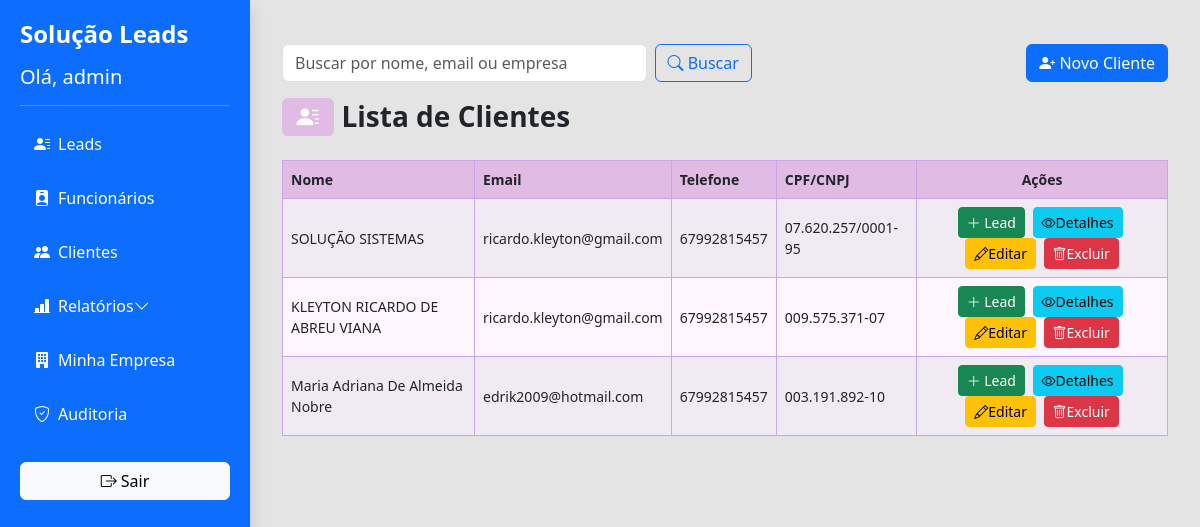
/listar_clientes (signed in), run on an earlier commit of the app's database.
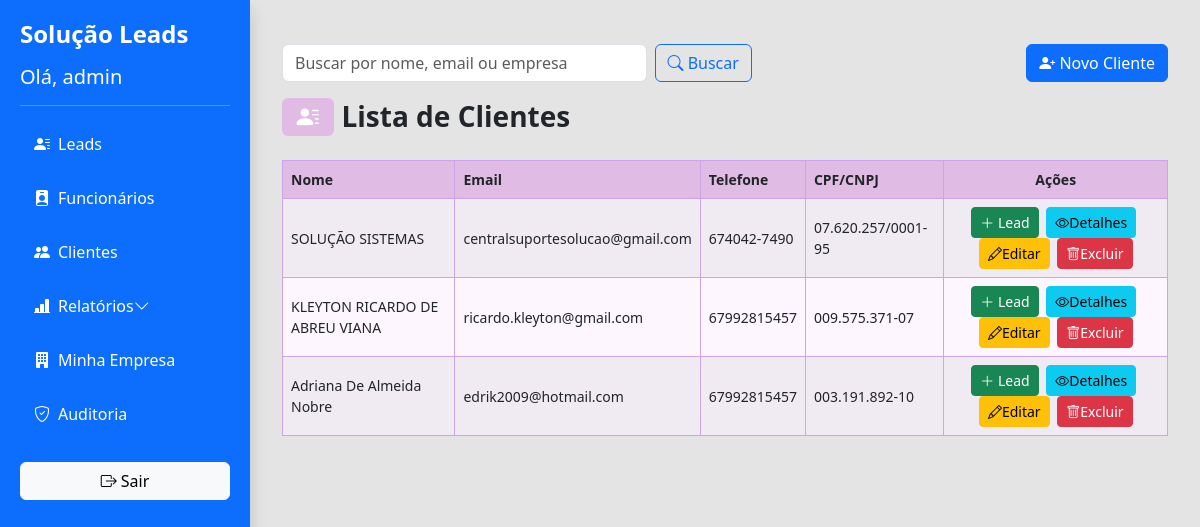
And on a later commit of the database.
### models.py (models this page shows)
class Cliente(db.Model):
    id = db.Column(db.Integer, primary_key=True)  # Novo campo para identificação interna
    codigo = db.Column(db.Integer, unique=True, nullable=False)  # Código visível, controlado manualmente
    status = db.Column(db.String(10), nullable=False, default="ativo")  # valores: 'ativo', 'inativo'
    nome = db.Column(db.String(120), nullable=False)
    email = db.Column(db.String(120))
    telefone = db.Column(db.String(50))
    empresa = db.Column(db.String(100), nullable=True)
    data_cadastro = db.Column(db.DateTime, server_default=db.func.now())
    data_criacao = db.Column(db.DateTime, default=datetime.utcnow)
    endereco_rua = db.Column(db.String(100))
    endereco_numero = db.Column(db.String(10))
    endereco_complemento = db.Column(db.String(50))
    bairro = db.Column(db.String(50))
    cidade = db.Column(db.String(50))
    estado = db.Column(db.String(2))      # Ex: 'SP', 'RJ'
    rmcep = db.Column(db.String(9))         # Formato: 00000-000
    cpf_cnpj = db.Column(db.String(18), unique=True, nullable=False)

### app.py (the view)
@app.route('/listar_clientes')
@login_required
def listar_clientes():
    termo = request.args.get('busca')
    if termo:
        clientes = Cliente.query.filter(
            Cliente.nome.ilike(f"%{termo}%") |
            Cliente.email.ilike(f"%{termo}%") |
            Cliente.empresa.ilike(f"%{termo}%")
        ).all()
    else:
        clientes = Cliente.query.all()
    return render_template('listar_clientes.html', clientes=clientes)

### app.py (called while the page is built)
@login_manager.user_loader
def load_user(user_id):
    return db.session.get(Usuario, int(user_id))

@app.context_processor
def inject_empresa():
    if current_user.is_authenticated:
        return {'empresa': current_user.empresa}
    return {'empresa': None}

### templates/listar_clientes.html (shortened to what this page needs)
{% extends 'base.html' %}
{% block conteudo %}
<div class="container-fluid mt-4">
  <form method="GET" action="{{ url_for('listar_clientes') }}" class="row g-2 mb-3 align-items-end">
    <div class="col-md-5">
      <input type="text" name="busca" class="form-control" placeholder="Buscar por nome, email ou empresa" value="{{ request.args.get('busca', '') }}">
    </div>
    <div class="col-md-auto">
      <button type="submit" class="btn btn-outline-primary">
        <i class="bi bi-search"></i> Buscar
      </button>
    </div>
    <div class="col-md-auto ms-auto">
      <a href="{{ url_for('criar_cliente') }}" class="btn btn-primary">
        <i class="bi bi-person-plus-fill"></i> Novo Cliente
      </a>
    </div>
  </form>
  <h3 class="d-flex align-items-center mb-4" style="font-weight: 600; font-size: 1.75rem;">
    <span class="badge text-white me-2" style="background-color: #E0BBE4; font-size: 1.4rem;">
      <i class="bi bi-person-lines-fill"></i>
    </span>
    Lista de Clientes
  </h3>
  {% if clientes %}
    <table class="table table-striped table-hover align-middle table-theme-lilas-claro">
      <thead>
        <tr>
          <th>Nome</th>
          <th>Email</th>
          <th>Telefone</th>
          <th>CPF/CNPJ</th>
          <th class="text-center">Ações</th>
        </tr>
      </thead>
      <tbody>
        {% for cliente in clientes %}
          <tr>
            <td>{{ cliente.nome }}</td>
            <td>{{ cliente.email }}</td>
            <td>{{ cliente.telefone }}</td>
            <td>{{ cliente.cpf_cnpj }}</td>
            <td class="text-center">
              <a href="{{ url_for('criar_lead', cliente_id=cliente.codigo) }}" class="btn btn-sm btn-success me-1">
  <i class="bi bi-plus-lg"></i> Lead
</a>
              <a href="{{ url_for('detalhes_cliente', cliente_id=cliente.codigo) }}" class="btn btn-sm btn-info me-1">
                <i class="bi bi-eye"></i>Detalhes
              </a>
              <a href="{{ url_for('editar_cliente', cliente_id=cliente.codigo) }}" class="btn btn-sm btn-warning me-1">
                <i class="bi bi-pencil"></i>Editar
              </a>
              <button type="button" class="btn btn-sm btn-danger" onclick="confirmarExclusao('{{ url_for('excluir_cliente', cliente_id=cliente.codigo) }}')">
                <i class="bi bi-trash"></i>Excluir
              </button>
            </td>
          </tr>
        {% endfor %}
      </tbody>
    </table>
  {% else %}
    <div class="alert alert-warning text-center mt-4">Nenhum cliente cadastrado ainda.</div>
  {% endif %}
</div>
{% endblock %}

What changed in the data, as far as the page shows it:
changed Cliente "SOLUÇÃO SISTEMAS": email "ricardo.kleyton@gmail.com" → "centralsuportesolucao@gmail.com"; telefone "67992815457" → "674042-7490"
changed Cliente "edrik2009@hotmail.com": nome "Maria Adriana De Almeida Nobre" → "Adriana De Almeida Nobre"
